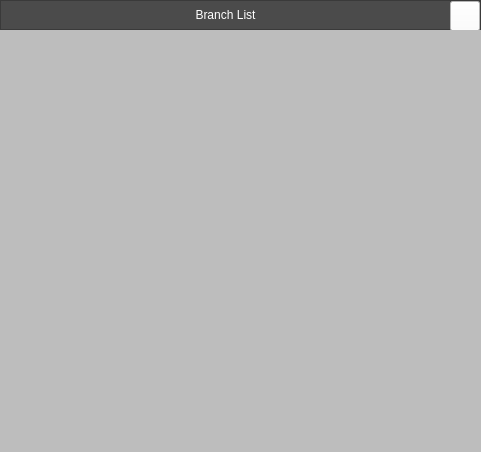
<?xml version="1.0" encoding="UTF-8"?>
<ui version="4.0">
 <class>MainWindow</class>
 <widget class="QMainWindow" name="MainWindow">
  <property name="geometry">
   <rect>
    <x>0</x>
    <y>0</y>
    <width>481</width>
    <height>452</height>
   </rect>
  </property>
  <property name="windowTitle">
   <string>MainWindow</string>
  </property>
  <property name="styleSheet">
   <string notr="true">font: 12pt &quot;Sitka Text&quot;;</string>
  </property>
  <widget class="QWidget" name="centralwidget">
   <layout class="QGridLayout" name="gridLayout_2">
    <property name="leftMargin">
     <number>0</number>
    </property>
    <property name="topMargin">
     <number>0</number>
    </property>
    <property name="rightMargin">
     <number>0</number>
    </property>
    <property name="bottomMargin">
     <number>0</number>
    </property>
    <property name="spacing">
     <number>0</number>
    </property>
    <item row="1" column="0">
     <widget class="QWidget" name="widget" native="true">
      <property name="styleSheet">
       <string notr="true">background-color: rgb(189, 189, 189);
border:none</string>
      </property>
      <layout class="QGridLayout" name="gridLayout_3">
       <item row="0" column="0">
        <widget class="QListWidget" name="listWidget">
         <property name="sizePolicy">
          <sizepolicy hsizetype="Fixed" vsizetype="Expanding">
           <horstretch>0</horstretch>
           <verstretch>0</verstretch>
          </sizepolicy>
         </property>
        </widget>
       </item>
      </layout>
     </widget>
    </item>
    <item row="0" column="0">
     <widget class="QFrame" name="fheader">
      <property name="maximumSize">
       <size>
        <width>16777215</width>
        <height>30</height>
       </size>
      </property>
      <property name="styleSheet">
       <string notr="true">background-color: rgb(75, 75, 75);</string>
      </property>
      <property name="frameShape">
       <enum>QFrame::StyledPanel</enum>
      </property>
      <property name="frameShadow">
       <enum>QFrame::Raised</enum>
      </property>
      <layout class="QGridLayout" name="gridLayout">
       <property name="leftMargin">
        <number>0</number>
       </property>
       <property name="topMargin">
        <number>0</number>
       </property>
       <property name="rightMargin">
        <number>0</number>
       </property>
       <property name="bottomMargin">
        <number>0</number>
       </property>
       <property name="spacing">
        <number>0</number>
       </property>
       <item row="0" column="0">
        <widget class="QLabel" name="lbLedgerList">
         <property name="minimumSize">
          <size>
           <width>0</width>
           <height>0</height>
          </size>
         </property>
         <property name="maximumSize">
          <size>
           <width>16777215</width>
           <height>30</height>
          </size>
         </property>
         <property name="styleSheet">
          <string notr="true">
color: rgb(255, 255, 255);
</string>
         </property>
         <property name="text">
          <string>Branch List</string>
         </property>
         <property name="alignment">
          <set>Qt::AlignCenter</set>
         </property>
        </widget>
       </item>
       <item row="0" column="1">
        <widget class="QPushButton" name="pbClose">
         <property name="minimumSize">
          <size>
           <width>30</width>
           <height>30</height>
          </size>
         </property>
         <property name="maximumSize">
          <size>
           <width>30</width>
           <height>30</height>
          </size>
         </property>
         <property name="styleSheet">
          <string notr="true">background-color: white</string>
         </property>
         <property name="text">
          <string/>
         </property>
         <property name="icon">
          <iconset resource="../icons/icons.qrc">
           <normaloff>:/newPrefix/icons/x.svg</normaloff>:/newPrefix/icons/x.svg</iconset>
         </property>
         <property name="iconSize">
          <size>
           <width>20</width>
           <height>20</height>
          </size>
         </property>
        </widget>
       </item>
      </layout>
     </widget>
    </item>
   </layout>
  </widget>
 </widget>
 <resources>
  <include location="../icons/icons.qrc"/>
 </resources>
 <connections/>
</ui>
